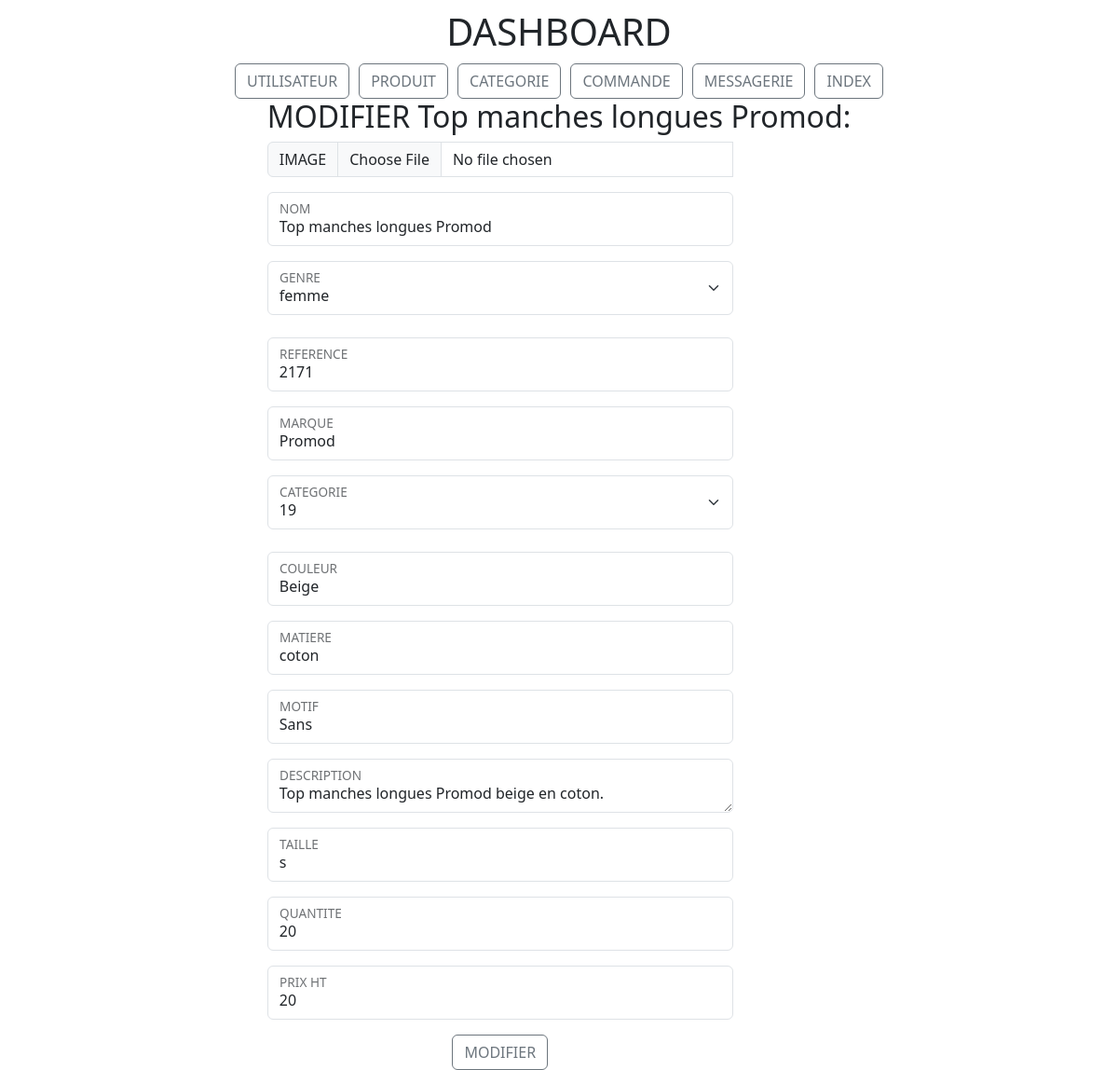
Screenshot of /dashboard/produits/update_produits.php?id=46 with the database file from the repository.
### tables this page shows
CREATE TABLE `produits` (
  `id` int NOT NULL,
  `image_produit` varchar(255) NOT NULL,
  `nom_produit` varchar(255) NOT NULL,
  `genre` varchar(255) NOT NULL,
  `reference` varchar(255) NOT NULL,
  `marque` varchar(255) NOT NULL,
  `categorie_id` int NOT NULL,
  `couleur` varchar(255) NOT NULL,
  `matiere` varchar(255) NOT NULL,
  `motif` varchar(255) NOT NULL,
  `description` varchar(1000) NOT NULL,
  `taille` varchar(255) NOT NULL,
  `quantite` int NOT NULL,
  `prix_ht` varchar(255) NOT NULL
);

### src/dashboard/produits/update_produits.php (the view, shortened to what this page needs)
<?php
require_once("../../connect.php");
if (isset($_GET["id"]) && !empty($_GET["id"])) {
    $id = strip_tags($_GET["id"]);
    $sql = "SELECT * FROM produits WHERE id = :id";
    $query = $db->prepare($sql);
    $query->bindValue(":id", $id, PDO::PARAM_INT);
    $query->execute();
    $user = $query->fetch();
} else {
    header("Location: dashboard_produits.php");
    exit;
}
?>
<!DOCTYPE html>
<html lang="fr">
<head>
    <link rel="stylesheet" href="../../css/dashboard/dashboard.css">
    <link href="https://cdn.jsdelivr.net/npm/bootstrap@5.3.3/dist/css/bootstrap.min.css" rel="stylesheet">
</head>
<body>
    <?php
    include '../../templates/navbar_dashboard.php';
    ?>
    <div class="form_produit">
        <div class="">
            <h2>MODIFIER <?= htmlspecialchars($user["nom_produit"]) ?>:</h2>
            <form class="formulaire_produit" method="post" enctype="multipart/form-data">
                <div class="input-group mb-3">
                    <label class="input-group-text" for="inputGroupFile01">IMAGE</label>
                    <input class="form-control " type="file" id="image_produit" name="image_produit" value="image">
                </div>
                <div class="form-floating mb-3">
                    <input type="text" class="form-control" id="nom_produit" placeholder="NOM" name="nom_produit" value="<?= htmlspecialchars($user["nom_produit"]) ?>" required>
                    <label for="floatingInput">NOM</label>
                </div>
                <div class="form-floating">
                    <select class="form-select" aria-label="Floating label select example" id="genre" name="genre" required>
                        <option value="<?= htmlspecialchars($user["genre"]) ?>" selected><?= htmlspecialchars($user["genre"]) ?></option>
                    </select>
                    <br>
                    <label for="floatingSelect">GENRE</label>
                </div>
                <div class="form-floating mb-3">
                    <input type="text" class="form-control" id="reference" placeholder="REFERENCE" name="reference" value="<?= htmlspecialchars($user["reference"]) ?>" required>
                    <label for="floatingInput">REFERENCE</label>
                </div>
                <div class="form-floating mb-3">
                    <input type="text" class="form-control" id="marque" placeholder="MARQUE" name="marque" value="<?= htmlspecialchars($user["marque"]) ?>" required>
                    <label for="floatingInput">MARQUE</label>
                </div>
                <div class="form-floating">
                    <select class="form-select" aria-label="Floating label select example" id="categorie_id" name="categorie_id" required>
                        <option value="<?= htmlspecialchars($user["categorie_id"]) ?>" selected><?= htmlspecialchars($user["categorie_id"]) ?></option>
                    </select>
                    <label for="floatingSelect">CATEGORIE</label>
                </div>
                <br>
                <div class="form-floating mb-3">
                    <input type="text" class="form-control" id="couleur" placeholder="COULEUR" name="couleur" value="<?= htmlspecialchars($user["couleur"]) ?>" required>
                    <label for="floatingInput">COULEUR</label>
                </div>
                <div class="form-floating mb-3">
                    <input type="text" class="form-control" id="matiere" placeholder="MATIERE" name="matiere" value="<?= htmlspecialchars($user["matiere"]) ?>" required>
                    <label for="floatingInput">MATIERE</label>
                </div>
                <div class="form-floating mb-3">
                    <input type="text" class="form-control" id="motif" placeholder="MOTIF" name="motif" value="<?= htmlspecialchars($user["motif"]) ?>" required>
                    <label for="floatingInput">MOTIF</label>
                </div>
                <div class="form-floating mb-3">
                    <textarea type="" class="form-control" id="description" placeholder="DESCRIPTION" name="description" required><?= htmlspecialchars($user["description"]) ?></textarea>
                    <label for="floatingInput">DESCRIPTION</label>
                </div>
                <div class="form-floating mb-3">
                    <input type="text" class="form-control" id="taille" placeholder="TAILLE" name="taille" value="<?= htmlspecialchars($user["taille"]) ?>" required>
                    <label for="floatingInput">TAILLE</label>
                </div>
                <div class="form-floating mb-3">
                    <input type="number" class="form-control" placeholder="QUANTITE" id="quantite" name="quantite" value="<?= htmlspecialchars($user["quantite"]) ?>" required min="0">
                    <label for="floatingInput">QUANTITE</label>
                </div>
                <div class="form-floating mb-3">
                    <input type="number" class="form-control" placeholder="PRIX HT" id="prix_ht" name="prix_ht" value="<?= htmlspecialchars($user["prix_ht"]) ?>" required min="0">
                    <label for="floatingInput">PRIX HT</label>
                </div>
                <div class="btn_produit"><button type="input" class="btn btn-outline-secondary">MODIFIER</button></div>
            </form>
        </div>
    </div>
</body>
</html>

### src/css/dashboard/dashboard.css (style rules this page uses)
.form_produit { margin: 0 auto; display: flex; justify-content: center; align-items: center; width: 1000px; }
.btn_produit { display: flex; width: 50px; margin: 0 auto; justify-content: center; align-items: center; }
.formulaire_produit { display: flex; flex-direction: column; width: 500px; }

### rows the page displays
produits: nom_produit "Top manches longues Promod", genre "femme", reference "2171", marque "Promod", categorie_id "19", couleur "Beige", matiere "coton", motif "Sans", description "Top manches longues Promod beige en coton.", taille "s", quantite "20", prix_ht "20"
